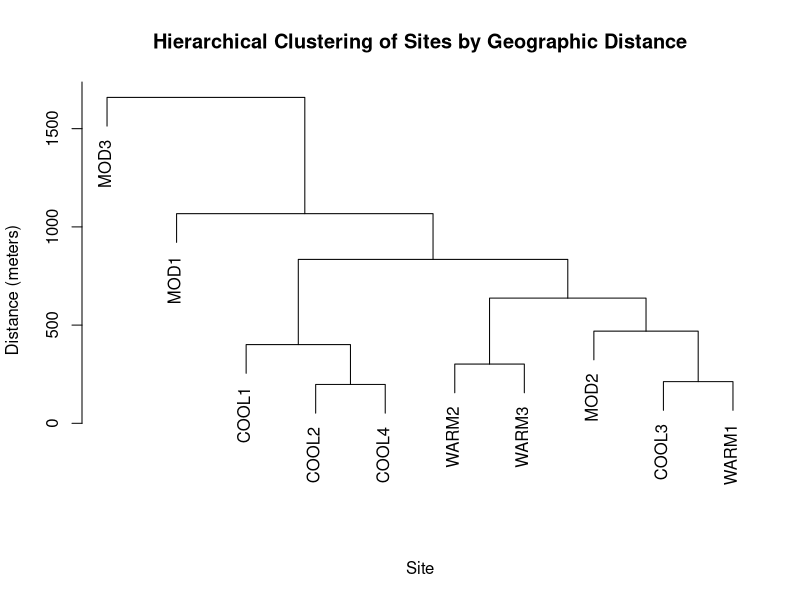

Here is the R script that generated this plot:
# ====================================================
# Script Name: site_spatial_analysis.R
# Project: TundraBUZZ 2024-25
# Author: Alex Beauchemin
# Date Created: 2025-04-15
# Last Modified: 2025-04-22
# Description: This script does an exploratory analysis of distances between site locations as well as carrying out a hierarchical clustering.
# Dependencies: R package: geosphere
# ====================================================

# Load packages
library(geosphere)


#### Define site coordinates ----
# Define site coordinates
coords_cool <- data.frame(
  site = c("COOL1", "COOL2", "COOL3", "COOL4"),
  lat = c(69.56863, 69.56984, 69.57541, 69.57161),
  lon = c(-138.91122, -138.90289, -138.89679, -138.90336)
)

coords_mod <- data.frame(
  site = c("MOD1", "MOD2", "MOD3"),
  lat = c(69.57969, 69.57637, 69.58023),
  lon = c(-138.91010, -138.88717, -138.86055)
)

coords_warm <- data.frame(
  site = c("WARM1", "WARM2", "WARM3"),
  lat = c(69.57367, 69.57176, 69.57268),
  lon = c(-138.89902, -138.87789, -138.88519)
)

# Add temp_group column to each
coords_cool$temp_group <- "COOL"
coords_mod$temp_group  <- "MOD"
coords_warm$temp_group <- "WARM"

# Combine all site coordinate data frames
coords_all <- rbind(coords_cool, coords_mod, coords_warm)

# Compute all pairwise distances (in meters)
dist_matrix <- distm(coords_all[, c("lon", "lat")], fun = distHaversine)

# Extract upper triangle of matrix
dists <- dist_matrix[upper.tri(dist_matrix)]

# Average distance in meters
mean_distance_m <- mean(dists)

# Convert to km if needed
mean_distance_km <- mean_distance_m / 1000
mean_distance_km




#### Calculate pairwise distances ----

# Create a function to calculate average pairwise distance between two groups
average_group_distance <- function(group1, group2, data) {
  # Subset coordinates
  coords1 <- data[data$temp_group == group1, c("lon", "lat")]
  coords2 <- data[data$temp_group == group2, c("lon", "lat")]
  
  # Create all pairwise combinations between the two groups
  pairs <- expand.grid(1:nrow(coords1), 1:nrow(coords2))
  
  # Calculate distances for all pairs
  dists <- mapply(function(i, j) {
    distHaversine(coords1[i, ], coords2[j, ])
  }, pairs[, 1], pairs[, 2])
  
  # Return mean distance (in meters)
  mean(dists)
}

# Calculate average pairwise distances between each group pair
avg_cool_mod  <- average_group_distance("COOL", "MOD", coords_all)
avg_cool_warm <- average_group_distance("COOL", "WARM", coords_all)
avg_mod_warm  <- average_group_distance("MOD", "WARM", coords_all)

# Print the results in km
cat("Average distance COOL to MOD:", round(avg_cool_mod / 1000, 2), "km\n")
cat("Average distance COOL to WARM:", round(avg_cool_warm / 1000, 2), "km\n")
cat("Average distance MOD to WARM:", round(avg_mod_warm / 1000, 2), "km\n")

# Get distance matrix (in meters)
dist_matrix <- distm(coords_all[, c("lon", "lat")], fun = distHaversine)
rownames(dist_matrix) <- coords_all$site
colnames(dist_matrix) <- coords_all$site

# Convert to dist object (required for hclust)
geo_dist <- as.dist(dist_matrix)

# Perform hierarchical clustering
hc_geo <- hclust(geo_dist, method = "average")  # or "complete", "ward.D", etc.

plot(hc_geo, main = "Hierarchical Clustering of Sites by Geographic Distance",
     xlab = "Site", sub = "", ylab = "Distance (meters)")

clusters <- cutree(hc_geo, k = 3)
coords_all$cluster <- clusters

# View cluster assignments
coords_all
